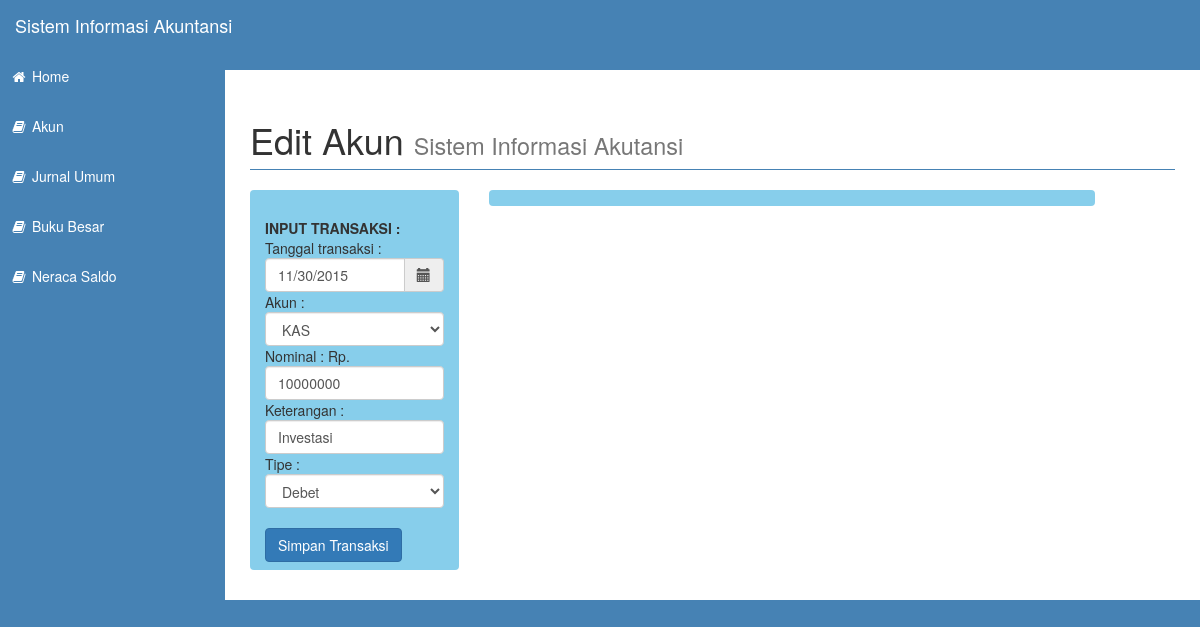
Screenshot of /editjurnal.php?id=34 with the database file from the repository.
### tables this page shows
CREATE TABLE IF NOT EXISTS `tb_jurnal` (
  `id` int(11) NOT NULL AUTO_INCREMENT,
  `tgl` varchar(30) NOT NULL,
  `id_akun` varchar(10) NOT NULL,
  `ket` varchar(50) NOT NULL,
  `ref` varchar(50) NOT NULL,
  `nominal` int(10) NOT NULL,
  `tipe` varchar(2) NOT NULL,
  PRIMARY KEY (`id`)
);

### lib/config.php (called while the page is built, shortened)
<?php
	require_once("class/class.config.php");
	$config	=	new config();
?>

### lib/class/class.config.php (called while the page is built, shortened)
<?php
class config{
	public function koneksi(){
		return mysqli_connect("localhost","root","","sia");
	}
}
?>

### editjurnal.php (the view, shortened to what this page needs)
<?php
    include "lib/config.php";
?>
<!DOCTYPE html>
<html lang="en">
<head>
    <link href="css/bootstrap.min.css" rel="stylesheet">
    <link href="css/sb-admin.css" rel="stylesheet">
    <link href="css/plugins/morris.css" rel="stylesheet">
    <link href="font-awesome/css/font-awesome.min.css" rel="stylesheet" type="text/css">
</head>
<body>
    <div id="wrapper">
        <nav class="navbar navbar-inverse navbar-fixed-top" role="navigation">
            <div class="navbar-header">
                <a class="navbar-brand" href="index.php">Sistem Informasi Akuntansi</a>
            </div>
            <div class="collapse navbar-collapse navbar-ex1-collapse">
                <ul class="nav navbar-nav side-nav">
                    <li>
                        <a href="index.php"><i class="fa fa-fw fa-home"></i> Home</a>
                    </li>
                    <li>
                        <a href="akun.php"><i class="fa fa-fw fa-book"></i> Akun</a>
                    </li>
                    <li>
                        <a href="jurnalumum.php"><i class="fa fa-fw fa-book"></i> Jurnal Umum</a>
                    </li>
                    <li>
                        <a href="bukubesar.php"><i class="fa fa-fw fa-book"></i> Buku Besar</a>
                    </li>
                    <li>
                        <a href="neracasaldo.php"><i class="fa fa-fw fa-book"></i> Neraca Saldo</a>
                    </li>
                </ul>
            </div>
        </nav>
        <div id="page-wrapper">
            <div class="container-fluid">
               <div class="row">
                    <div class="col-lg-12">
                        <h1 class="page-header">
                           Edit Akun <small>Sistem Informasi Akutansi</small>
                        </h1>
                    </div>
                </div>
                <div class="row">
    <div class="col-md-3">
     <ol class="breadcrumb">
  <br />
                        <?php
    $id = $_GET['id'];
    $show = mysqli_query($config->koneksi(), "SELECT * FROM tb_jurnal WHERE id='$id'");
    if(mysqli_num_rows($show) == 0){
    echo '<script>window.history.back()</script>';
    }else{
        $data_akun = mysqli_fetch_assoc($show);
    }
    ?>
        <b>INPUT TRANSAKSI : </b><br>
                        <form method="POST" action="prosesjurnal.php">
                        Tanggal transaksi : <br>
                        <div class="input-group date form_date col-md-12" data-date="" data-date-format="dd-mm-yyyy" data-link-field="dtp_input2" data-link-format="yyyy-mm-dd">
                            <input class="form-control" size="10" type="text" name="tgl"  id="tgl_transaksi" value="<?php echo $data_akun['tgl']; ?>">
                            <span class="input-group-addon"><span class="glyphicon glyphicon-calendar"></span></span>
                        </div>
                        Akun :
                        <select name="id_akun" value="<?php echo $data_akun['id_akun']; ?>"class="form-control">
                            <?php
                                $data=mysql_query("SELECT * from tb_akun");
                                $j=mysql_num_rows($data);
                                if($j==0){
                                    echo"<option>--Pilih Akun--</option>";
                                }else{
                                    while($v=mysql_fetch_array($data)){
                                    echo"
                                        <option value='$v[id]'>$v[nama_akun]</option>
                                    ";
                                    }
                                }
                            ?>
                        </select>
                        Nominal : Rp.
                        <input type="text" name="nominal" value="<?php echo $data_akun['nominal']; ?>" class="form-control">
                        Keterangan :
                        <input name="ket" value="<?php echo $data_akun['ket']; ?>" class="form-control">
                        Tipe :
                        <select name="tipe"  class="form-control">
                            <option value="D" <?php if($data_akun['tipe'] == 'D'){ echo 'selected'; } ?>>Debet</option>
                        </select><br>
                        <input type="submit" name="simpan" value="Simpan Transaksi" class="btn btn-primary">
                    </form>
                    </ol>
    </div>
    <div class="col-md-8">
    <ol class="breadcrumb">
        </div>
    </div>
</body>
</html>

### css/sb-admin.css (style rules this page uses)
body { margin-top: 100px; background-color: #4682B4; }
@media (min-width:768px) { body { margin-top: 70px; } }
#wrapper { padding-left: 0; }
#page-wrapper { width: 100%; padding: 0; background-color: #fff; }
@media (min-width:768px) { #wrapper { padding-left: 225px; } }
@media (min-width:768px) { #page-wrapper { padding: 10px; } }
@media (min-width:768px) { .side-nav { position: fixed; top: 51px; left: 220px; width: 170px; margin-left: -225px; border: none; border-radius: 0; overflow-y: auto; background-color: #4682B4; bottom: 0; overflow-x: hidden; padding-bottom: 40px; } }
@media (min-width:768px) { .side-nav>li>a { width: 220px; } }

### rows the page displays
tb_jurnal: tgl "11/30/2015", nominal "10000000", ket "Investasi", tipe "Debet"

### other values shown
form field id_akun "KAS"
